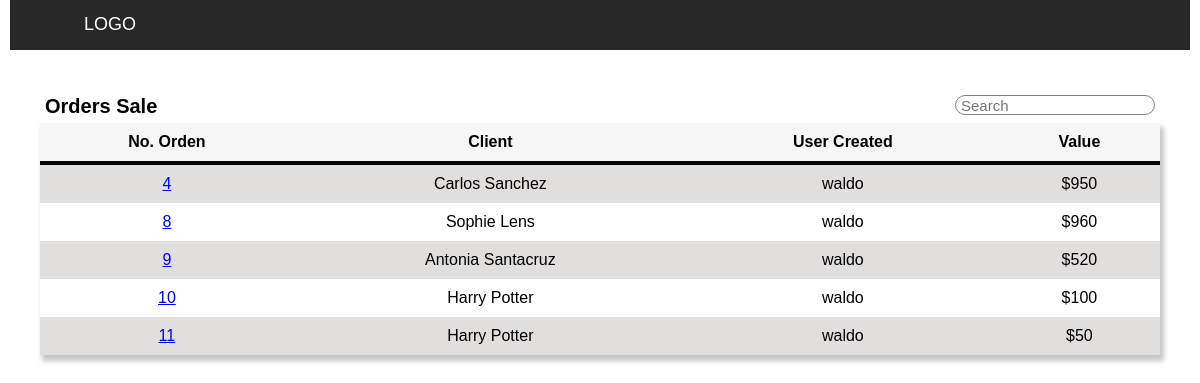
Page /inventory/order-list/Sale on the earlier database version.
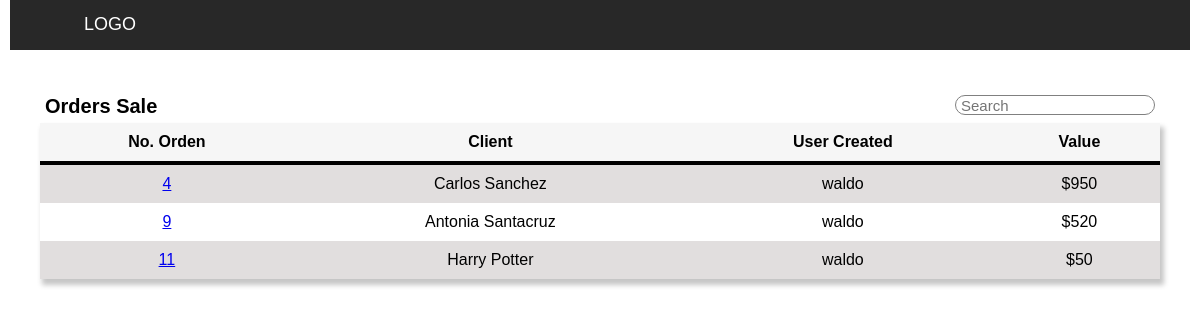
Same page on the later database version.
### inventory/models.py (models this page shows)
class Order(models.Model):
    kind = models.CharField(max_length=192, null=True)
    value = models.IntegerField()
    client = models.ForeignKey(Client, on_delete = models.CASCADE, related_name="order_client")
    user = models.ForeignKey(User, on_delete = models.CASCADE, related_name="order_user")
    date = models.DateTimeField(auto_now_add=True, null=True, blank=True)
    description = models.CharField(max_length=255, null=True)

class Client(models.Model):
    name = models.CharField(max_length=192, null=True)
    lastname = models.CharField(max_length=192, null=True)
    tel =  models.IntegerField()
    id_number = models.IntegerField()

class User(AbstractUser):
    pass

### inventory/views.py (the view)
# urls.py: path('order-list/<str:kind>',views.show_orders, name='show_orders'),
def show_orders(request, kind):
    orders = Order.objects.filter(kind = kind)
    return render(request, "inventory/order-list.html",{"orders":orders ,"order_type":kind})

### inventory/templates/inventory/order-list.html (shortened to what this page needs)
{% extends "inventory/layout.html" %}
{% block body %}
<div class="page">
    <div class="container ft-center">
        <div class="head-cont">
            <strong>Orders {{order_type}}</strong>
            <input class="head-cont" id="searchTerm" type="text" onkeyup="search_item()" placeholder="Search">
        </div>
        <table id="date-table">
            <thead>
                <th>No. Orden</th>
                <th>Client</th>
                <th>User Created</th>
                <th>Value</th>
            </thead>
            {% for order in orders %}
            <tr>
                <td> <a href="/inventory/show-order/{{order.id}}"> {{order.id}}  </a> </td>
                <td>{{order.client.name}} {{order.client.lastname}} </td>
                <td>{{order.user.username}} </td>
                <td>${{order.value}} </td>
            </tr>
            {% endfor %}
        </table>
    </div>
</div>
{% endblock %}

Differences in the rows shown:
no longer on this page (row edited): Order: id "8", client.name "Sophie", client.lastname "Lens", user.username "waldo", value "960"
no longer on this page (row edited): Order: id "10", client.name "Harry", client.lastname "Potter", user.username "waldo", value "100"
